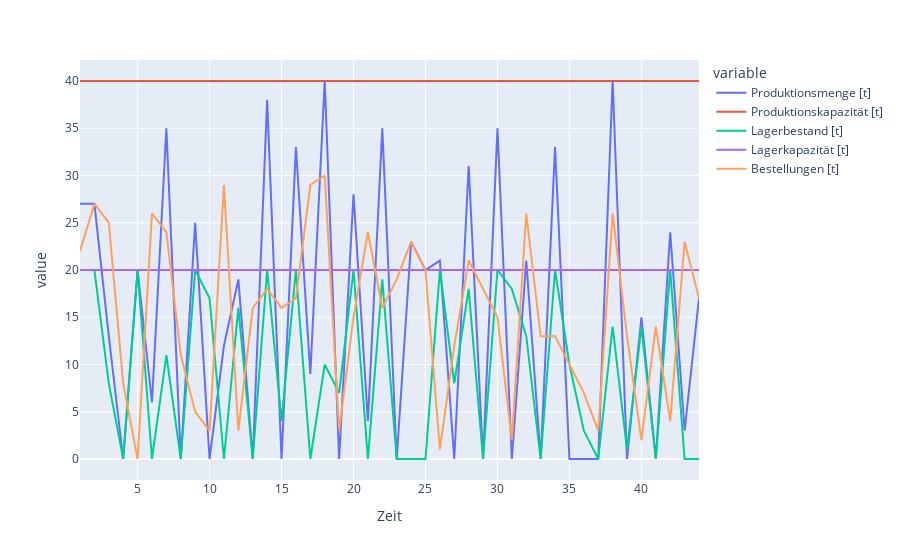

The notebook cell saved with this chart:
### Markdown cell above
Wir visualisieren die Ergebnisse als Zeitreihe (die Lagerkapazität und Produktionskapazität werden als waagrechte Linie angezeigt und dienen der Orientierung). Wir sehen eine Art Zickzack-Muster bei der Produktionsmenge und dem Lagerbestand. Hier versucht die Lösung, kurzfristige Schwankungen beim Produktionspreis auszunutzen und auf Vorrat zu produzieren. Zusätzlich ergibt sich dadurch die Möglichkeit, Rüstkosten einzusparen.

### Code cell
import plotly.express as px

px.line(data_frame=df, x="Zeit", y=["Produktionsmenge [t]", 
                                    "Produktionskapazität [t]", 
                                    "Lagerbestand [t]",
                                    "Lagerkapazität [t]",
                                    "Bestellungen [t]"])

### Figure 1 — Plotly figure (JSON) as saved in the notebook; plotly's stock layout.template omitted (floating-point values rounded to 4 significant figures)
{"data": [{"hovertemplate": "variable=Produktionsmenge [t]<br>Zeit=%{x}<br>value=%{y}<extra></extra>", "legendgroup": "Produktionsmenge [t]", "line": {"color": "#636efa", "dash": "solid"}, "marker": {"symbol": "circle"}, "mode": "lines", "name": "Produktionsmenge [t]", "orientation": "v", "showlegend": true, "type": "scatter", "x": [1, 2, 3, 4, 5, 6, 7, 8, 9, 10, 11, 12, 13, 14, 15, 16, 17, 18, 19, 20, 21, 22, 23, 24, 25, 26, 27, 28, 29, 30, 31, 32, 33, 34, 35, 36, 37, 38, 39, 40, 41, 42, 43, 44], "xaxis": "x", "y": [27, 27, 13, 0, 20, 6, 35, 0, 25, 0, 12, 19, 0, 38, 0, 33, 9, 40, 0, 28, 4, 35, 0, 23, 20, 21, 0, 31, 0, 35, 0, 21, 0, 33, 0, 0, 0, 40, 0, 15, 0, 24, 3, 17], "yaxis": "y"}, {"hovertemplate": "variable=Produktionskapazität [t]<br>Zeit=%{x}<br>value=%{y}<extra></extra>", "legendgroup": "Produktionskapazität [t]", "line": {"color": "#EF553B", "dash": "solid"}, "marker": {"symbol": "circle"}, "mode": "lines", "name": "Produktionskapazität [t]", "orientation": "v", "showlegend": true, "type": "scatter", "x": [1, 2, 3, 4, 5, 6, 7, 8, 9, 10, 11, 12, 13, 14, 15, 16, 17, 18, 19, 20, 21, 22, 23, 24, 25, 26, 27, 28, 29, 30, 31, 32, 33, 34, 35, 36, 37, 38, 39, 40, 41, 42, 43, 44], "xaxis": "x", "y": [40, 40, 40, 40, 40, 40, 40, 40, 40, 40, 40, 40, 40, 40, 40, 40, 40, 40, 40, 40, 40, 40, 40, 40, 40, 40, 40, 40, 40, 40, 40, 40, 40, 40, 40, 40, 40, 40, 40, 40, 40, 40, 40, 40], "yaxis": "y"}, {"hovertemplate": "variable=Lagerbestand [t]<br>Zeit=%{x}<br>value=%{y}<extra></extra>", "legendgroup": "Lagerbestand [t]", "line": {"color": "#00cc96", "dash": "solid"}, "marker": {"symbol": "circle"}, "mode": "lines", "name": "Lagerbestand [t]", "orientation": "v", "showlegend": true, "type": "scatter", "x": [1, 2, 3, 4, 5, 6, 7, 8, 9, 10, 11, 12, 13, 14, 15, 16, 17, 18, 19, 20, 21, 22, 23, 24, 25, 26, 27, 28, 29, 30, 31, 32, 33, 34, 35, 36, 37, 38, 39, 40, 41, 42, 43, 44], "xaxis": "x", "y": [20, 20, 8, 0, 20, 0, 11, 0, 20, 17, 0, 16, 0, 20, 4, 20, 0, 10, 7, 20, 0, 19, 0, 0, 0, 20, 8, 18, 0, 20, 18, 13, 0, 20, 10, 3, 0, 14, 1, 14, 0, 20, 0, 0], "yaxis": "y"}, {"hovertemplate": "variable=Lagerkapazität [t]<br>Zeit=%{x}<br>value=%{y}<extra></extra>", "legendgroup": "Lagerkapazität [t]", "line": {"color": "#ab63fa", "dash": "solid"}, "marker": {"symbol": "circle"}, "mode": "lines", "name": "Lagerkapazität [t]", "orientation": "v", "showlegend": true, "type": "scatter", "x": [1, 2, 3, 4, 5, 6, 7, 8, 9, 10, 11, 12, 13, 14, 15, 16, 17, 18, 19, 20, 21, 22, 23, 24, 25, 26, 27, 28, 29, 30, 31, 32, 33, 34, 35, 36, 37, 38, 39, 40, 41, 42, 43, 44], "xaxis": "x", "y": [20, 20, 20, 20, 20, 20, 20, 20, 20, 20, 20, 20, 20, 20, 20, 20, 20, 20, 20, 20, 20, 20, 20, 20, 20, 20, 20, 20, 20, 20, 20, 20, 20, 20, 20, 20, 20, 20, 20, 20, 20, 20, 20, 20], "yaxis": "y"}, {"hovertemplate": "variable=Bestellungen [t]<br>Zeit=%{x}<br>value=%{y}<extra></extra>", "legendgroup": "Bestellungen [t]", "line": {"color": "#FFA15A", "dash": "solid"}, "marker": {"symbol": "circle"}, "mode": "lines", "name": "Bestellungen [t]", "orientation": "v", "showlegend": true, "type": "scatter", "x": [1, 2, 3, 4, 5, 6, 7, 8, 9, 10, 11, 12, 13, 14, 15, 16, 17, 18, 19, 20, 21, 22, 23, 24, 25, 26, 27, 28, 29, 30, 31, 32, 33, 34, 35, 36, 37, 38, 39, 40, 41, 42, 43, 44], "xaxis": "x", "y": [22, 27, 25, 8, 0, 26, 24, 11, 5, 3, 29, 3, 16, 18, 16, 17, 29, 30, 3, 15, 24, 16, 19, 23, 20, 1, 12, 21, 18, 15, 2, 26, 13, 13, 10, 7, 3, 26, 13, 2, 14, 4, 23, 17], "yaxis": "y"}], "layout": {"legend": {"title": {"text": "variable"}, "tracegroupgap": 0}, "margin": {"t": 60}, "xaxis": {"anchor": "y", "domain": [0, 1], "title": {"text": "Zeit"}}, "yaxis": {"anchor": "x", "domain": [0, 1], "title": {"text": "value"}}}}
